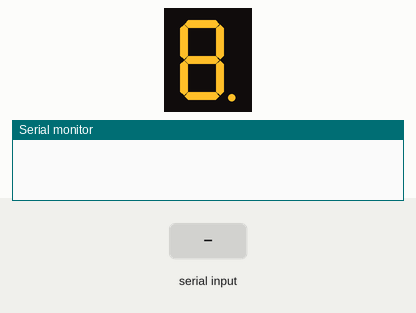
Recording of a sketch running on a simulated Arduino Uno, built with avr-gcc and run on an emulated ATmega328P. On the bench: 1-digit seven-segment display, the last lines printed to the serial monitor. Wiring (inferred from the names in the program): 1-digit 7-segment display, segments lit when HIGH: segments pin 12, pin 11, pin 10, pin 9, pin 8, pin 7, pin 6, pin 5. The inputs (shaded band) are chosen by the test bench. The segment pins are drawn as the display they are named for.

Above: at 1.2 s.
1.3 s: "2" received over Serial
At 2.5 s:
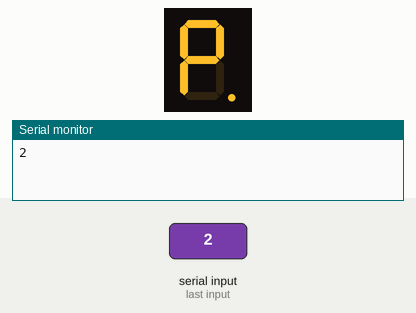
2.8 s: "1" received over Serial
At 3.8 s:
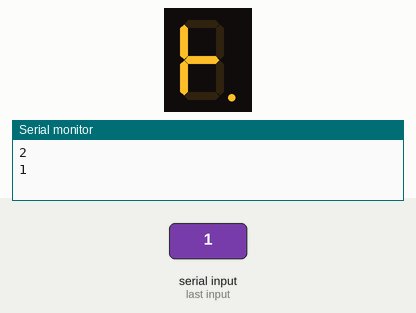
4.3 s: "3" received over Serial
At 4.9 s:
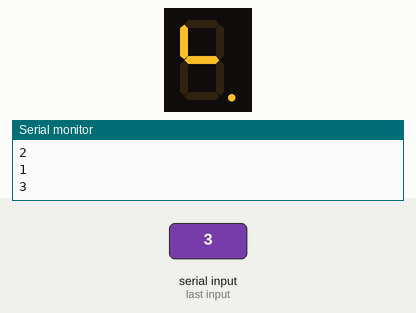
5.8 s: "A" received over Serial
At 6.1 s:
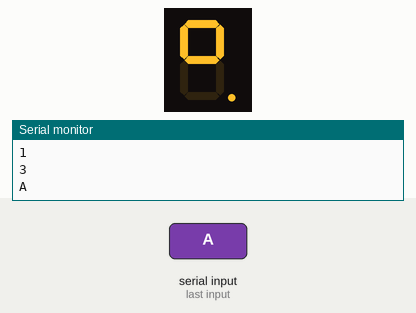
7.3 s: "4" received over Serial
At 8.4 s:
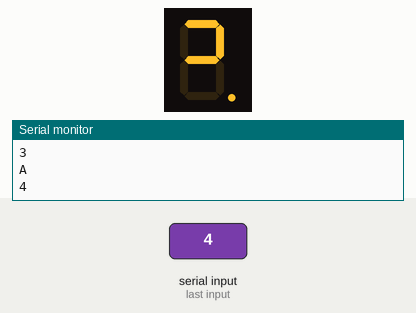
8.8 s: "C" received over Serial
At 9.5 s:
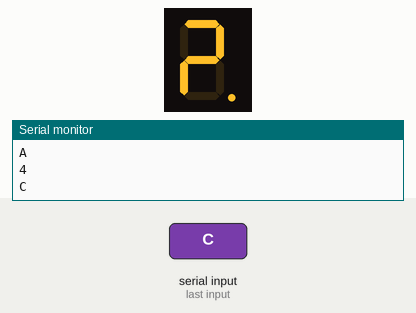
Timing chart, 0 to 11.3 s (numbered marks = the images above; inputs shaded):
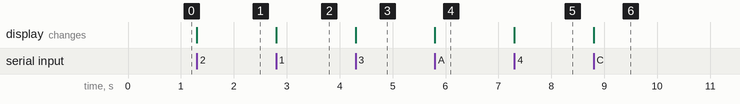

The sketch:

smart_motor_binus1.ino
```cpp
//#include <SoftwareSerial.h>

const int a=12, b=11, c=10, d=9, e=8, f=7, g=6, h=5;
//a Kunci kontak on (relay utama dan display)
//b
char val;
void setup() {

  pinMode(a,OUTPUT);
  pinMode(b,OUTPUT);
  pinMode(c,OUTPUT);
  pinMode(d,OUTPUT);

  pinMode(e,OUTPUT);
  pinMode(f,OUTPUT);
  pinMode(g,OUTPUT);
  pinMode(h,OUTPUT);

  off();
  Serial.begin(9600);
}


void off()
{
    digitalWrite(a,HIGH);
    digitalWrite(b,HIGH);
    digitalWrite(c,HIGH);
    digitalWrite(d,HIGH);
    digitalWrite(e,HIGH);
    digitalWrite(f,HIGH);
    digitalWrite(g,HIGH);
    digitalWrite(h,HIGH);

}


void loop() {
if( Serial.available() >0 ) {
    val = Serial.read();
    Serial.println(val);
}

  if( val == '1' ) {
    digitalWrite(a,LOW);
    digitalWrite(b,LOW);
    }

  else if( val == '2' ) {
   digitalWrite(c,LOW);
   digitalWrite(d,LOW);
    }
  else if( val == '3' ) {
    digitalWrite(e,LOW);
  }
  else if( val == '4' ) {
    digitalWrite(e,LOW);
    digitalWrite(f,LOW);
    }
  else if( val == '5' ) {
    digitalWrite(f,LOW);
    //bel();
    }
  else if( val == '6' ) {
    digitalWrite(g,LOW);
    //flskiri();
    }


  else if( val == 'A' ) {
    digitalWrite(a,HIGH);
    digitalWrite(b,HIGH);
    }
  else if( val == 'B' ) {
    digitalWrite(c,HIGH);
    digitalWrite(d,HIGH);
    }
  else if( val == 'C' ) {
    digitalWrite(e,HIGH);
   //off();
    }
  else if( val == 'D' ) {
    digitalWrite(e,HIGH);
    digitalWrite(f,HIGH);
   // off();
    }
  else if( val == 'E' ) {
    digitalWrite(f,HIGH);
    //off();
    }
  else if( val == 'F' ) {
    digitalWrite(g,HIGH);
    //off();
    }
}
```

Measured:
- after the input at 1.3 s, the display: changes at once (image 1)
- after the input at 2.8 s, the display: changes at once (image 2)
- after the input at 4.3 s, the display: changes at once (image 3)
- after the input at 5.8 s, the display: changes at once (image 4)
- after the input at 7.3 s, the display: changes at once (image 5)
- after the input at 8.8 s, the display: changes at once (image 6)
